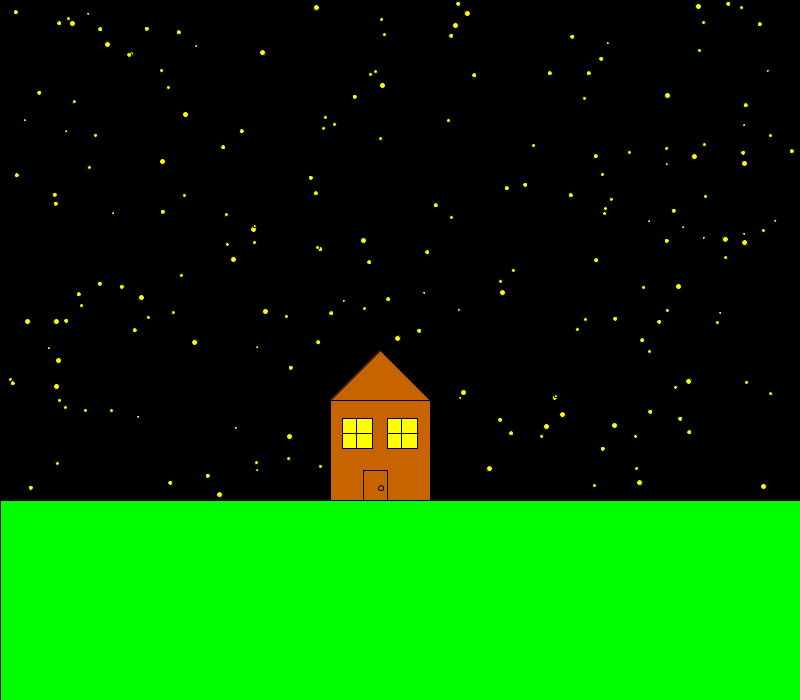
Frame 1 (no input)
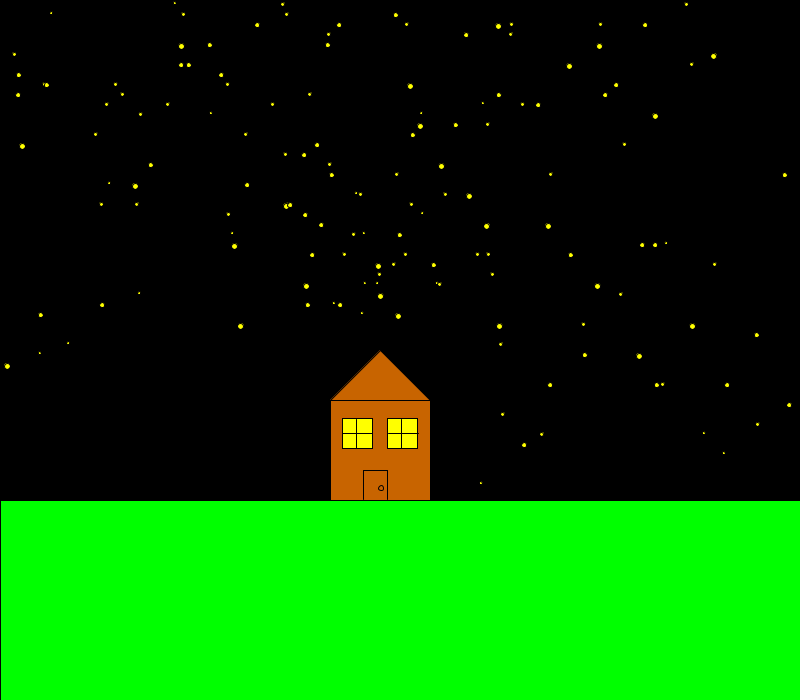
Frame 60 (the mouse pressed at the canvas centre just before this capture)
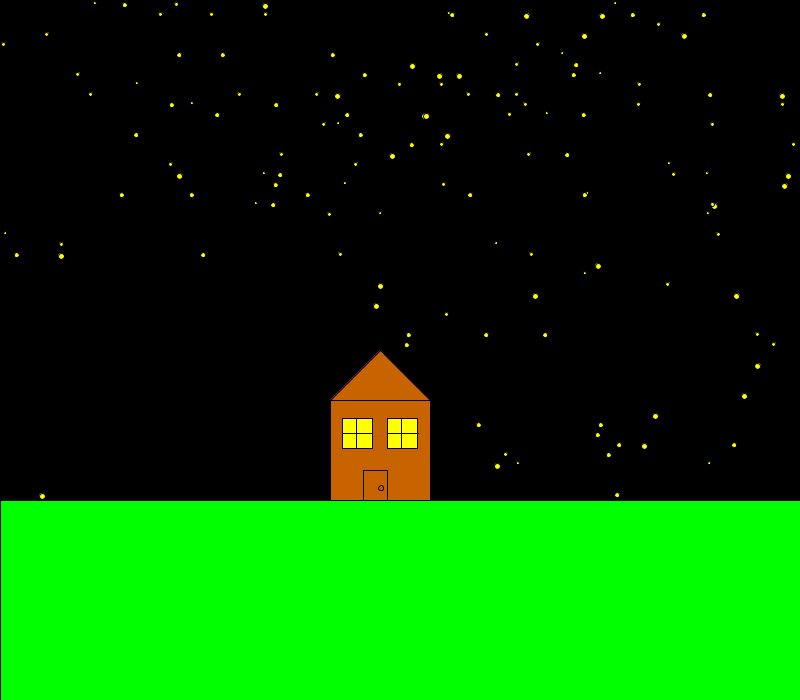
Frame 120 (the mouse held since frame 60 and released just before this capture)

The Processing sketch that drew these frames (run headless with seeded random() and noise(); from frame 60 on, the mouse is pressed at the canvas centre):

// Processing sketch: processing_173172
// ── processing_173172.pde

int numeroEstrelles=200;
//creem un array de 100 posicions per les coordenades i el tamany en que cada posició significarà una estrella
float [] posicioX= new float[numeroEstrelles];
float [] posicioY=new float[numeroEstrelles];
int  [] tamanyE =new int [numeroEstrelles];
int [] direccio = new int [numeroEstrelles];
void setup(){
    
size(800,700);
frameRate(20);
//Determinem les característiques que tindran les coordenades i tamany de les estrelles

for(int i=0;i<numeroEstrelles;i++){
    tamanyE[i]=round(random(3,6));
    posicioX[i]= random(0,width);
    posicioY[i]=random(0,500);
    direccio[i]= round(random(0,1));
   }

}



void draw(){
  println(mouseX+ "," + mouseY);
  //fons i gespa
   background(0,0,0);
   
   
   //dibuixem les estrelles
  
     
   for(int i=0;i<posicioX.length;i++){
      fill(255,255,0);
     ellipse(posicioX[i],posicioY[i],tamanyE[i],tamanyE[i]); 
  //moviment de les estrelles
    if(direccio[i]==0){
         posicioY[i]= posicioY[i] +10; 
         posicioX[i]= posicioX[i] -10;
    }
    else{
        posicioY[i]= posicioY[i] + 10;
        posicioX[i]= posicioX[i] + 10;
    }
    //Fem que no deixi de caure estrelles
    if(posicioX[i] > width + tamanyE[i] || posicioY[i] > height + tamanyE[i]){
    posicioX[i] = random(0,width);
    posicioY[i] = tamanyE[i];
    
    }
   
   }
   //gespa
    fill(0,255,0);
   rect(0,500,800,200);
   //casa
   fill(200,100,0);
   rect(330,400,100,100);
   triangle(330,400,430,400,380,350);
     
   fill(255,255,0);
   rect(342,418,30,30);
   rect(387,418,30,30);
   fill(200,100,0);
   line(356,419,356,448);
   line(342,433,372,433);
   line(401,419,401,448);
   line(388,433,418,433);
   line(363,499,363,470);
   line(363,470,387,470);
   line(387,470,387,499);
   ellipse(381,488,5,5);
 
}
